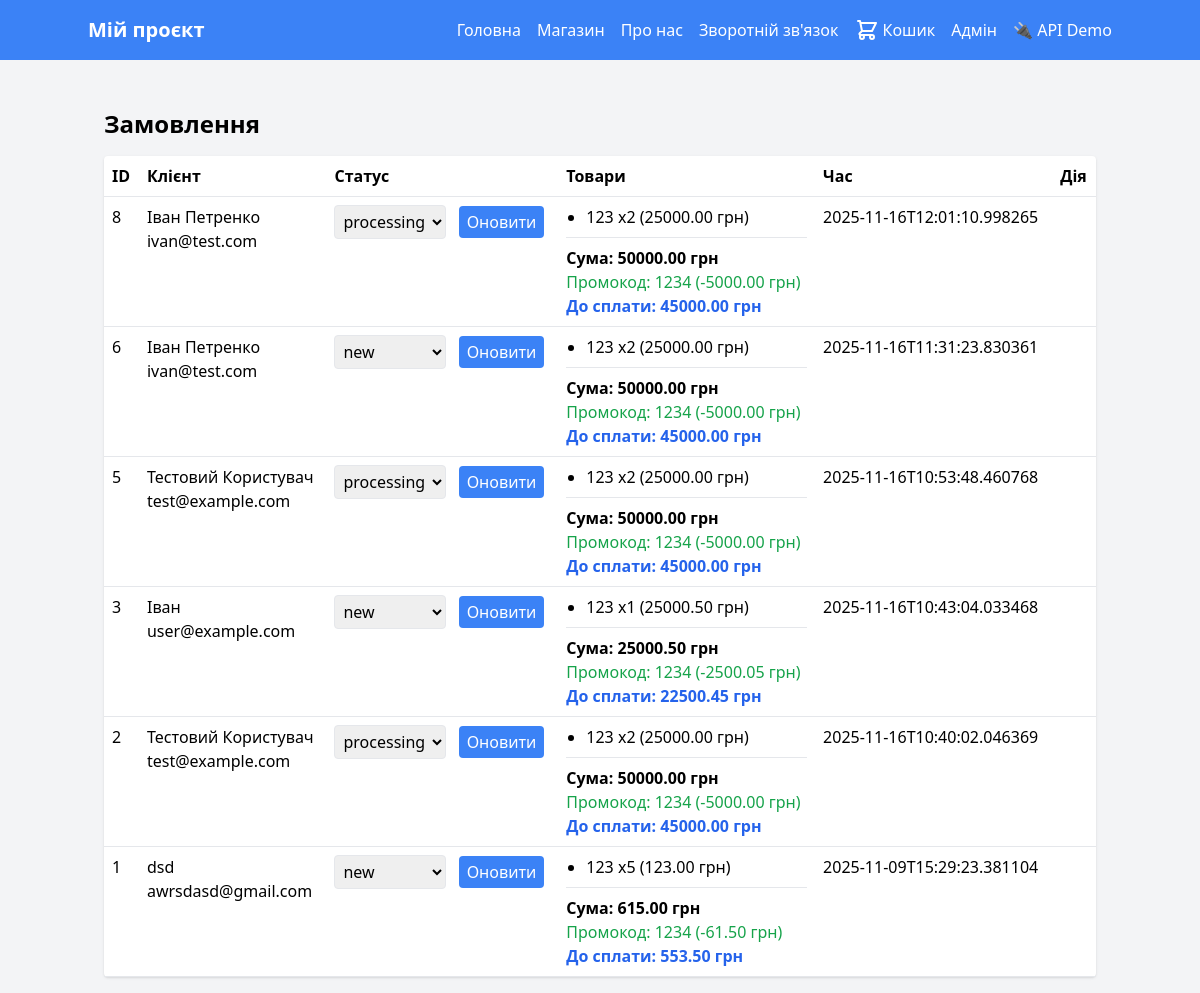
Page /admin/orders (signed in) on the committed database.
### tables this page shows
CREATE TABLE customers (
            id INTEGER PRIMARY KEY AUTOINCREMENT,
            name TEXT,
            email TEXT,
            phone TEXT
        );

CREATE TABLE orders (
            id INTEGER PRIMARY KEY AUTOINCREMENT,
            customer_id INTEGER,
            status TEXT DEFAULT 'new',
            created_at TEXT,
            promo_code TEXT,
            discount_amount REAL DEFAULT 0.0,
            FOREIGN KEY(customer_id) REFERENCES customers(id)
        );

CREATE TABLE order_items (
            id INTEGER PRIMARY KEY AUTOINCREMENT,
            order_id INTEGER,
            product_id INTEGER,
            quantity INTEGER DEFAULT 1,
            price REAL,
            FOREIGN KEY(order_id) REFERENCES orders(id),
            FOREIGN KEY(product_id) REFERENCES products(id)
        );

CREATE TABLE products (
            id INTEGER PRIMARY KEY AUTOINCREMENT,
            name TEXT NOT NULL,
            description TEXT,
            price REAL NOT NULL DEFAULT 0.0,
            stock INTEGER DEFAULT 0,
            category TEXT
        );

### app.py (the view)
@app.route('/admin/orders')
@admin_required
def admin_orders():
    db = get_db()
    cur = db.execute('SELECT * FROM orders ORDER BY created_at DESC')
    orders = []
    for o in cur.fetchall():
        order = dict(o)
        customer_obj = {'name': 'Невідомий', 'email': '', 'phone': ''}
        if order.get('customer_id'):
            c = db.execute('SELECT * FROM customers WHERE id = ?', (order['customer_id'],)).fetchone()
            if c:
                customer_obj = dict(c)
        order['customer'] = customer_obj
        items_cur = db.execute('SELECT oi.*, p.name FROM order_items oi LEFT JOIN products p ON oi.product_id=p.id WHERE oi.order_id = ?', (order['id'],))
        order['items'] = [dict(i) for i in items_cur.fetchall()]
        orders.append(SimpleNamespace(**order))
    return render_template('admin/orders.html', orders=orders)

### app.py (called while the page is built)
def get_db():
    if 'db' not in g:
        conn = sqlite3.connect(DB_PATH)
        conn.row_factory = sqlite3.Row
        g.db = conn
        global _db_initialized
        if not _db_initialized:
            initialize_db(conn)
            _db_initialized = True
    return g.db

def admin_required(f):
    from functools import wraps
    @wraps(f)
    def decorated_function(*args, **kwargs):
        if not session.get('admin_logged_in'):
            return redirect(url_for('admin_login'))
        return f(*args, **kwargs)
    return decorated_function

### templates/admin/orders.html (shortened to what this page needs)
{% extends "base.html" %}
{% block content %}
<h1 class="text-2xl font-bold mb-4">Замовлення</h1>
<table class="w-full bg-white rounded shadow">
    <thead>
        <tr class="text-left border-b">
            <th class="p-2">ID</th>
            <th class="p-2">Клієнт</th>
            <th class="p-2">Статус</th>
            <th class="p-2">Товари</th>
            <th class="p-2">Час</th>
            <th class="p-2">Дія</th>
        </tr>
    </thead>
    <tbody>
        {% for o in orders %}
            <tr class="border-b align-top">
                <td class="p-2">{{ o.id }}</td>
                <td class="p-2">{{ o.customer.name or '' }}<br>{{ o.customer.email or '' }}</td>
                <td class="p-2">
                    <form action="{{ url_for('admin_orders_update_status', order_id=o.id) }}" method="post">
                        <select name="status" class="p-1 border rounded">
                            {% for s in ['new','processing','shipped','completed','cancelled'] %}
                                <option value="{{ s }}" {% if o.status==s %}selected{% endif %}>{{ s }}</option>
                            {% endfor %}
                        </select>
                        <button class="bg-blue-500 text-white px-2 py-1 rounded ml-2">Оновити</button>
                    </form>
                </td>
                <td class="p-2">
                    <ul class="list-disc pl-5">
                        {% for item in o.items %}
                            <li>{{ item.name or 'Товар' }} x{{ item.quantity }} ({{ '%.2f'|format(item.price) }} грн)</li>
                        {% endfor %}
                    </ul>
                    {% set subtotal = namespace(value=0) %}
                    {% for item in o.items %}
                        {% set subtotal.value = subtotal.value + (item.price * item.quantity) %}
                    {% endfor %}
                    <div class="mt-2 pt-2 border-t">
                        <div class="font-semibold">Сума: {{ '%.2f'|format(subtotal.value) }} грн</div>
                        {% if o.promo_code %}
                            <div class="text-green-600">Промокод: {{ o.promo_code }} (-{{ '%.2f'|format(o.discount_amount) }} грн)</div>
                            <div class="font-bold text-blue-600">До сплати: {{ '%.2f'|format(subtotal.value - o.discount_amount) }} грн</div>
                        {% endif %}
                    </div>
                </td>
                <td class="p-2">{{ o.created_at }}</td>
                <td class="p-2"></td>
            </tr>
        {% endfor %}
    </tbody>
</table>
{% endblock %}

### rows in the picture
customers: customer "Іван Петренко" "Іван Петренко", customer "ivan@test.com" "ivan@test.com"
orders: status "processing", promo_code "1234", discount_amount "5000.00", subtotal.value-o.discount_amount "45000.00", created_at "2025-11-16T12:01:10.998265"
order_items: name "123", quantity "2", price "25000.00"
orders: status "new", promo_code "1234", discount_amount "5000.00", subtotal.value-o.discount_amount "45000.00", created_at "2025-11-16T11:31:23.830361"
order_items: name "123", quantity "2", price "25000.00"
customers: customer "Тестовий Користувач" "Тестовий Користувач", customer "test@example.com" "test@example.com"
orders: status "processing", promo_code "1234", discount_amount "5000.00", subtotal.value-o.discount_amount "45000.00", created_at "2025-11-16T10:53:48.460768"
order_items: name "123", quantity "2", price "25000.00"
customers: customer "Іван", customer "user@example.com"
orders: status "new", promo_code "1234", discount_amount "2500.05", subtotal.value-o.discount_amount "22500.45", created_at "2025-11-16T10:43:04.033468"
order_items: name "123", quantity "1", price "25000.50"
orders: status "processing", promo_code "1234", discount_amount "5000.00", subtotal.value-o.discount_amount "45000.00", created_at "2025-11-16T10:40:02.046369"
order_items: name "123", quantity "2", price "25000.00"
customers: customer "dsd", customer "awrsdasd@gmail.com"
orders: status "new", promo_code "1234", discount_amount "61.50", subtotal.value-o.discount_amount "553.50", created_at "2025-11-09T15:29:23.381104"
order_items: name "123", quantity "5", price "123.00"

### other values in the picture
{{ o.id }} "8" "6" "5" "3" "2" "1"
{{ '%.2f'|format(subtotal.value) }} "50000.00" "50000.00" "50000.00" "25000.50" "50000.00" "615.00"
